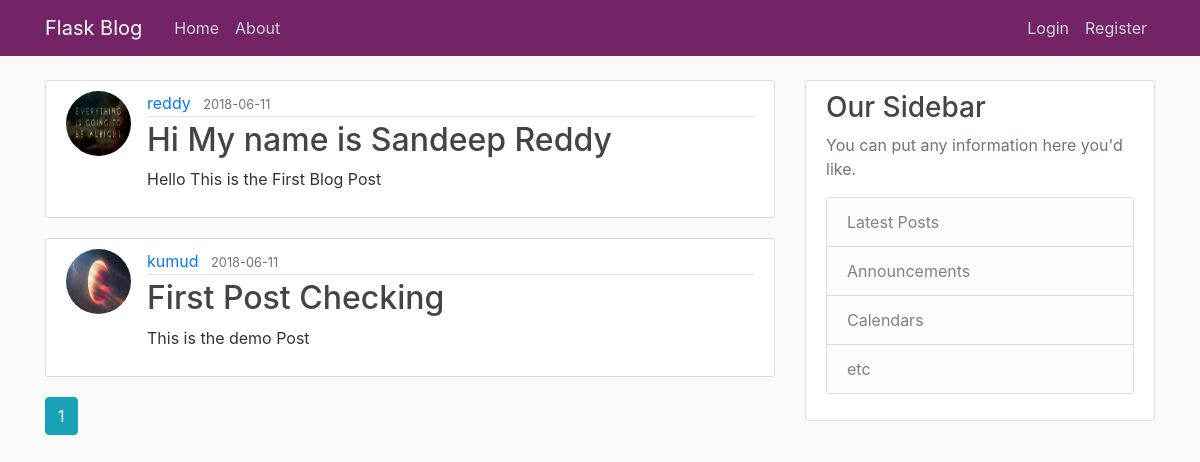
The app's page /home, older data.
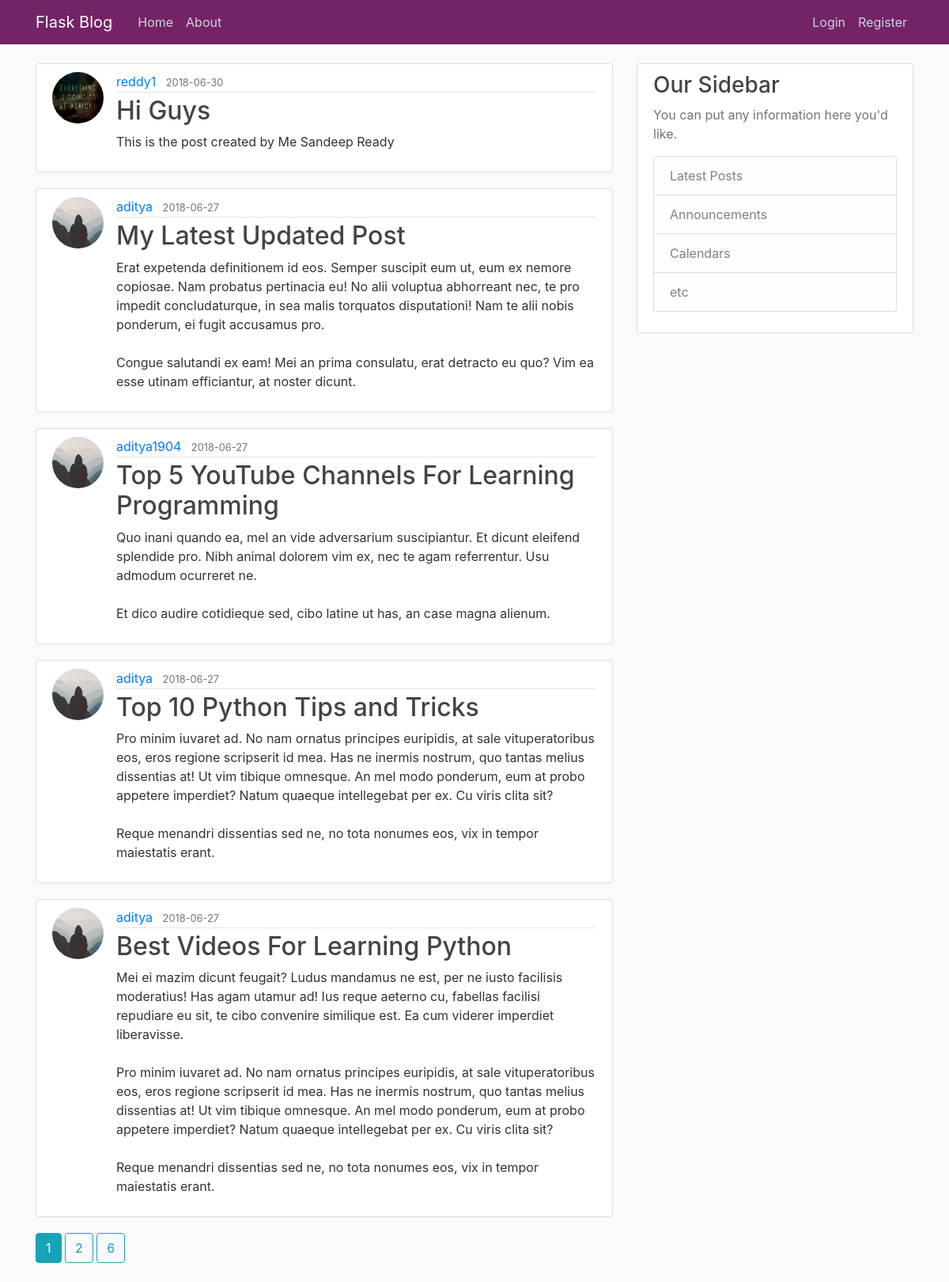
The same page, newer data.
### flask_blog/models.py (models this page shows, shortened)
class Post(db.Model):
    id = db.Column(db.Integer, primary_key=True)
    title = db.Column(db.String(100), nullable=False)
    date_posted = db.Column(
        db.DateTime, nullable=False, default=datetime.utcnow)
    content = db.Column(db.Text, nullable=False)
    user_id = db.Column(db.Integer, db.ForeignKey('user.id'), nullable=False)

class User(db.Model, UserMixin):
    id = db.Column(db.Integer, primary_key=True)
    username = db.Column(db.String(20), unique=True, nullable=False)
    email = db.Column(db.String(120), unique=True, nullable=False)
    image_file = db.Column(db.String(20), nullable=False, default='default.jpg')
    password = db.Column(db.String(60), nullable=False)
    posts = db.relationship('Post', backref='author', lazy=True)

### flask_blog/routes.py (the view)
@app.route("/")
@app.route("/home")
def home():
    page = request.args.get('page',1,type=int)
    posts = Post.query.order_by(Post.date_posted.desc()).paginate(page,per_page = 5)
    return render_template('home.html', posts=posts)

### flask_blog/templates/home.html (shortened to what this page needs)
{% extends "layout.html" %}
{%block content%}
    {% for post in posts.items%}
        <article class="media content-section">
<img class="rounded-circle article-img" src="{{ url_for('static', filename='profile_pic/' + post.author.image_file) }}">
            <div class="media-body">
                <div class="article-metadata">
                    <a class="mr-2" href="{{ url_for('user_posts',username= post.author.username) }}">{{ post.author.username }}</a>
                    <small class="text-muted">{{ post.date_posted.strftime('%Y-%m-%d') }}</small>
                </div>
                <h2>
                    <a class="article-title" href="{{ url_for('post',post_id=post.id) }}">{{ post.title }}</a>
                </h2>
                <p class="article-content">{{ post.content }}</p>
            </div>
        </article>
    {%endfor%}
     {% for page_num in posts.iter_pages(left_edge =1 ,right_edge=1, left_current=1,right_current =2  )  %}
        {% if page_num %}
             {% if posts.page == page_num %}
            <a class="btn btn-info mb-4" href="{{url_for('home',page=page_num)}}">{{ page_num }}</a>
             {% else %}
            <a class="btn btn-outline-info mb-4" href="{{url_for('home',page=page_num)}}">{{ page_num }}</a>
             {% endif %}
        {% endif %}
     {%endfor%}
{% endblock content %}

Row changes from the older to the newer data that the page shows:
no longer on this page (row edited): Post: image_file (picture), author.username "reddy", date_posted "2018-06-11", title "Hi My name is Sandeep Reddy", content "Hello This is the First Blog Post"
no longer on this page (row unchanged): Post: image_file (picture), author.username "kumud", date_posted "2018-06-11", title "First Post Checking", content "This is the demo Post"
added Post: image_file (picture), author.username "reddy1", date_posted "2018-06-30", title "Hi Guys", content "This is the post created by Me Sandeep Ready"
added Post: image_file (placeholder picture), author.username "aditya", date_posted "2018-06-27", title "My Latest Updated Post", content "Erat expetenda definitionem id eos. Semper suscipit eum ut, eum ex nemore copiosae. Nam probatus pertinacia eu! No alii voluptua abhorreant nec, te pro impedit concludaturque, in sea malis torquatos disputationi! Nam te alii nobis ponderum, ei fugit accusamus pro. Congue salutandi ex eam! Mei an prima consulatu, erat detracto eu quo? Vim ea esse utinam efficiantur, at noster dicunt."
added Post: image_file (placeholder picture), author.username "aditya1904", date_posted "2018-06-27", title "Top 5 YouTube Channels For Learning Programming", content "Quo inani quando ea, mel an vide adversarium suscipiantur. Et dicunt eleifend splendide pro. Nibh animal dolorem vim ex, nec te agam referrentur. Usu admodum ocurreret ne. Et dico audire cotidieque sed, cibo latine ut has, an case magna alienum."
added Post: image_file (placeholder picture), author.username "aditya", date_posted "2018-06-27", title "Top 10 Python Tips and Tricks", content "Pro minim iuvaret ad. No nam ornatus principes euripidis, at sale vituperatoribus eos, eros regione scripserit id mea. Has ne inermis nostrum, quo tantas melius dissentias at! Ut vim tibique omnesque. An mel modo ponderum, eum at probo appetere imperdiet? Natum quaeque intellegebat per ex. Cu viris clita sit? Reque menandri dissentias sed ne, no tota nonumes eos, vix in tempor maiestatis erant."
added Post: image_file (placeholder picture), author.username "aditya", date_posted "2018-06-27", title "Best Videos For Learning Python", content "Mei ei mazim dicunt feugait? Ludus mandamus ne est, per ne iusto facilisis moderatius! Has agam utamur ad! Ius reque aeterno cu, fabellas facilisi repudiare eu sit, te cibo convenire similique est. Ea cum viderer imperdiet liberavisse. Pro minim iuvaret ad. No nam ornatus principes euripidis, at sale vituperatoribus eos, eros regione scripserit id mea. Has ne inermis nostrum, quo tantas melius dissentias at! Ut vim tibique omnesque. An mel modo ponderum, eum at probo appetere imperdiet? Natum quaeque intellegebat per ex. Cu viris clita sit? Reque menandri dissentias sed ne, no tota nonumes eos, vix in tempor maiestatis erant."
Text that changed along with them:
new list line: "2"
new list line: "6"
